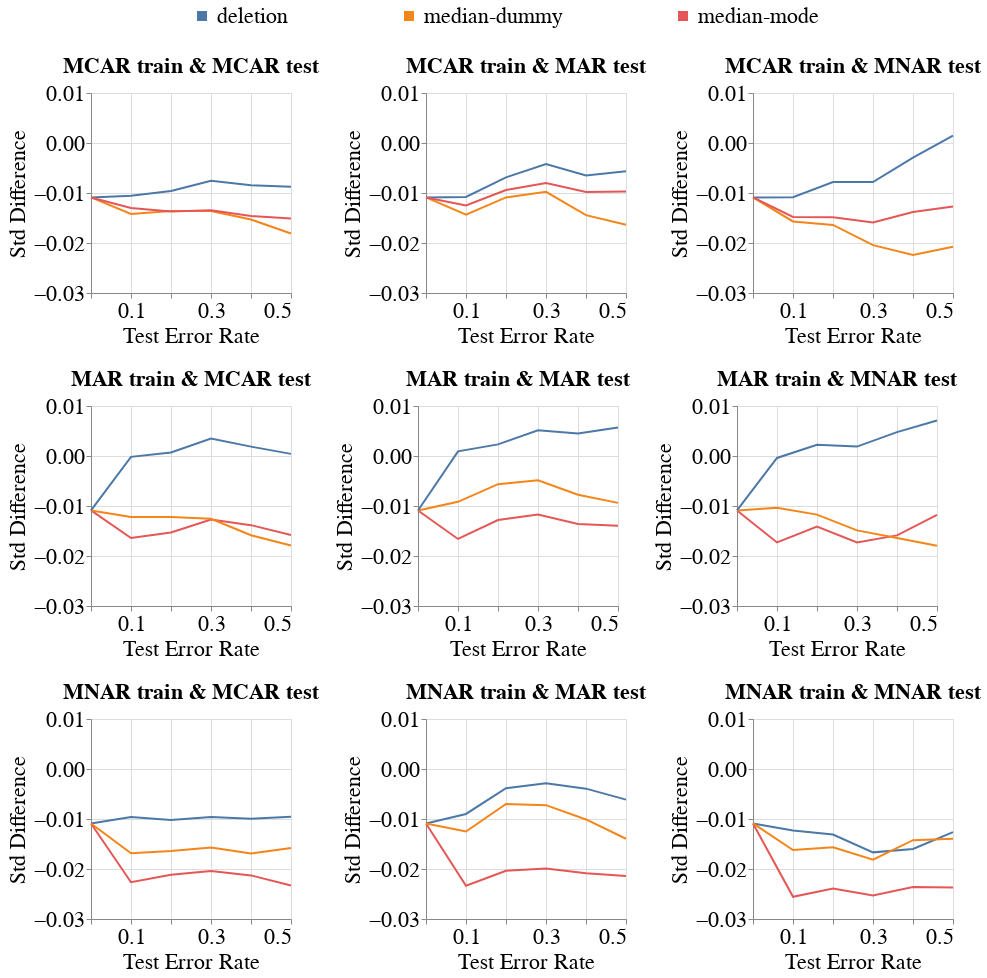

The code cell stored with this chart in its notebook:
### Code cell
create_line_bands_for_diff_imputers(dataset_name=DATASET_NAME,
                                    model_name='mlp_clf',
                                    metric_name='Std_Difference',
                                    db_client=db_client,
                                    group=SENSITIVE_ATTR_FOR_DISPARITY_METRICS,
                                    with_band=False)
